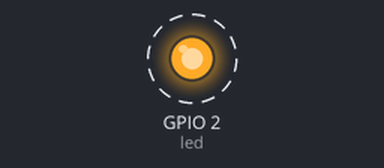
The program below on a simulated ESP8266 board running MicroPython. Shown: output pins drawn as LEDs (lit = HIGH, except the on-board LED, lit = LOW). Dashed ring = blinking. No MQTT or app messages arrive unless stated; what the program prints to the serial console is not drawn.

Above: at 0.6 s.
Timing chart, 0 to 4.8 s (numbered marks = the images above):
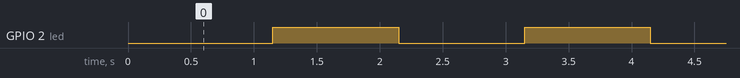

Measured:
- by itself, GPIO 2 (led): alternates HIGH for 1.0 s and LOW for 1.0 s

The program:

DHT22_MQTT_timer.py
```python
#hardware platform: FireBeetle-ESP8266
import network
from mqtt import MQTTClient
from machine import Pin,Timer
import dht
import time

pin  = Pin(12)
sensor = dht.DHT22(pin)

led=Pin(2,Pin.OUT)
tim = Timer(1)
tim1 = Timer(2)


def sub_cb(topic, msg):
   print(msg)

def blink(t):
  led.value(not led.value())

def Print(t):
  print ("test")

client = MQTTClient("ESP_Wemos", "m12.cloudmqtt.com",user="wbpgeuzw", password="ClkZVjUA5HKw", port=17441)
client.set_callback(sub_cb)
client.connect()

tim.init(period=1000,mode=Timer.PERIODIC, callback=blink)
tim1.init(period=2000,mode=Timer.PERIODIC, callback=Print)

try:
  while True:
    pass
except:
  tim.deinit()
  tim1.deinit()
```
